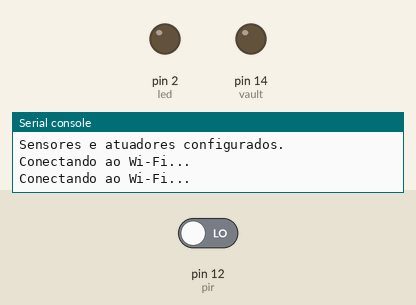
Simulated run of this program. Board: MicroPython board. Parts: output pins drawn as LEDs (lit = HIGH), the last lines printed to the serial console. The inputs (shaded band) are chosen by the test bench; at power-on: pin 12 (pir) LOW. WiFi joins after 1.5 s; no MQTT or app messages arrive unless stated.

Above: at 0.1 s.
At 32.3 s:
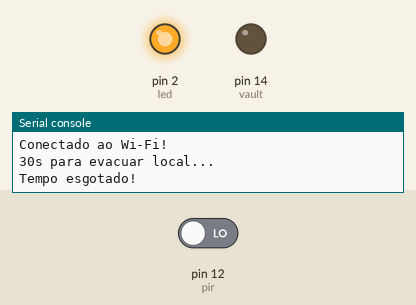
Timing chart, 0 to 33.8 s (numbered marks = the images above):
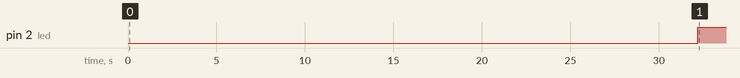

Measured:
- by itself, pin 2 (led): LOW → HIGH at 32.2 s

The program:

main.py
```python
from machine import Pin, reset  # pyright: ignore[reportMissingImports]
import network  # pyright: ignore[reportMissingImports]
from umqtt.simple import MQTTClient  # pyright: ignore[reportMissingImports]
from time import sleep

device = "scene7"
device_number = "0"
led = Pin(2, Pin.OUT)
vault = Pin(14, Pin.OUT)
pir = Pin(12, Pin.IN)
wifi_ssid = "escape-run"
wifi_password = "Escape-run2025!"
broker = "escape-run.sj.ifsc.edu.br"

device_name = "-".join([device, device_number])
topic_subscribe = "/".join(["escape-run", "devices", device, device_number])
topic_publish = "escape-run/player/scene"
wlan = network.WLAN()
mqtt_client = MQTTClient(device_name, broker, keepalive=60)
last_read = 0
scanning = True


def setup():
    print("Iniciando código...")
    led.off()
    vault.off()
    print("Sensores e atuadores configurados.")


def pir_pre():
    print("30s para evacuar local...")
    sleep(30)
    print("Tempo esgotado!")


def blink(num=1):
    for _ in range(num):
        sleep(0.1)
        led.off()
        sleep(0.1)
        led.on()


def wifi_connect():
    print("Conectando ao Wi-Fi...")
    wlan.active(True)
    wlan.connect(wifi_ssid, wifi_password)
    while not wlan.isconnected():
        print("Conectando ao Wi-Fi...")
        sleep(1)
    print("Conectado ao Wi-Fi!")


def callback(topic, payload):
    msg = payload.decode()
    print("Mensagem recebida:", msg)
    blink()
    if msg == "859" or msg == "panic":
        print("Abrindo cofre...")
        mqtt_client.publish(topic_publish, "Scene8")
        sleep(1)
        vault.on()
    elif msg == "close" or msg == "lock":
        print("Fechando cofre...")
        vault.off()
    elif msg == "reset":
        print("Reiniciando dispositivo...")
        reset()


def mqtt_connect():
    global mqtt_client
    mqtt_client.connect(timeout=5)
    print("Conectado ao broker MQTT!")
    mqtt_client.set_callback(callback)
    mqtt_client.subscribe(topic_subscribe)
    print("Definidos callback e assinatura do tópico", topic_subscribe)
    led.on()


def pir_check():
    global last_read, scanning
    current_read = pir.value()
    if current_read > last_read:
        print("Novo jogador detectado!")
        mqtt_client.publish(topic_publish, "Scene7")
        blink()
        scanning = False
    last_read = current_read


if __name__ == "__main__":
    setup()
    wifi_connect()
    pir_pre()

    while True:
        blink()
        try:
            mqtt_connect()
            while True:
                if scanning:
                    pir_check()
                mqtt_client.check_msg()
                sleep(1)
        except OSError as e:
            print(f"Erro de conexão: {e}")
            sleep(5)
```
